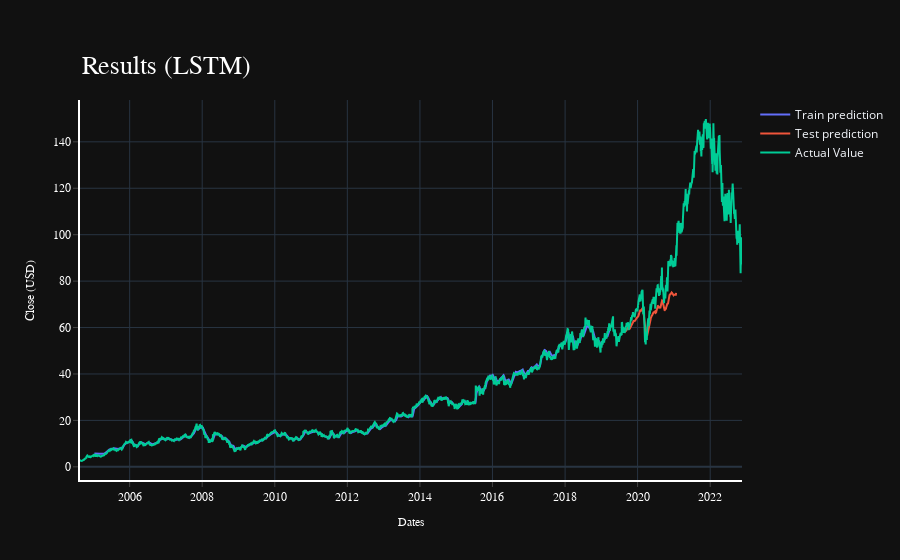

The notebook cell this image was saved under:
### Code cell
import plotly.express as px
import plotly.graph_objects as go

fig = go.Figure()
fig.add_trace(go.Scatter(go.Scatter(x=result['date'], y=result[0],
                    mode='lines',
                    name='Train prediction')))
fig.add_trace(go.Scatter(x=result['date'], y=result[1],
                    mode='lines',
                    name='Test prediction'))
fig.add_trace(go.Scatter(go.Scatter(x=result['date'], y=result[2],
                    mode='lines',
                    name='Actual Value')))
fig.update_layout(
    xaxis=dict(
        title_text='Dates',
        titlefont=dict(
            family='Rockwell',
            size=12,
            color='white',
        ),
        showline=True,
        showgrid=True,
        showticklabels=True,
        linecolor='white',
        linewidth=2,
        ticks='outside',
        tickfont=dict(
            family='Rockwell',
            size=12,
            color='white',
        ),
    ),
    yaxis=dict(
        title_text='Close (USD)',
        titlefont=dict(
            family='Rockwell',
            size=12,
            color='white',
        ),
        showline=True,
        showgrid=True,
        showticklabels=True,
        linecolor='white',
        linewidth=2,
        ticks='outside',
        tickfont=dict(
            family='Rockwell',
            size=12,
            color='white',
        ),
    ),
    showlegend=True,
    template = 'plotly_dark'

)

annotations = []
annotations.append(dict(xref='paper', yref='paper', x=0.0, y=1.05,
                              xanchor='left', yanchor='bottom',
                              text='Results (LSTM)',
                              font=dict(family='Rockwell',
                                        size=26,
                                        color='white'),
                              showarrow=False))
fig.update_layout(annotations=annotations)

fig.show()

### Figure 1 — Plotly figure (JSON) as saved in the notebook; plotly's stock layout.template omitted (floating-point values rounded to 4 significant figures; data arrays with more than 128 entries replaced by an {"elided": "..."} marker saying what was removed)
{"data": [{"mode": "lines", "name": "Train prediction", "type": "scatter", "x": {"elided": "4596 str values"}, "y": {"elided": "4596 float values"}}, {"mode": "lines", "name": "Test prediction", "type": "scatter", "x": {"elided": "4596 str values"}, "y": {"elided": "4596 float values"}}, {"mode": "lines", "name": "Actual Value", "type": "scatter", "x": {"elided": "4596 str values"}, "y": {"elided": "4596 float values"}}], "layout": {"annotations": [{"font": {"color": "white", "family": "Rockwell", "size": 26}, "showarrow": false, "text": "Results (LSTM)", "x": 0, "xanchor": "left", "xref": "paper", "y": 1.05, "yanchor": "bottom", "yref": "paper"}], "showlegend": true, "xaxis": {"linecolor": "white", "linewidth": 2, "showgrid": true, "showline": true, "showticklabels": true, "tickfont": {"color": "white", "family": "Rockwell", "size": 12}, "ticks": "outside", "title": {"font": {"color": "white", "family": "Rockwell", "size": 12}, "text": "Dates"}}, "yaxis": {"linecolor": "white", "linewidth": 2, "showgrid": true, "showline": true, "showticklabels": true, "tickfont": {"color": "white", "family": "Rockwell", "size": 12}, "ticks": "outside", "title": {"font": {"color": "white", "family": "Rockwell", "size": 12}, "text": "Close (USD)"}}}}
